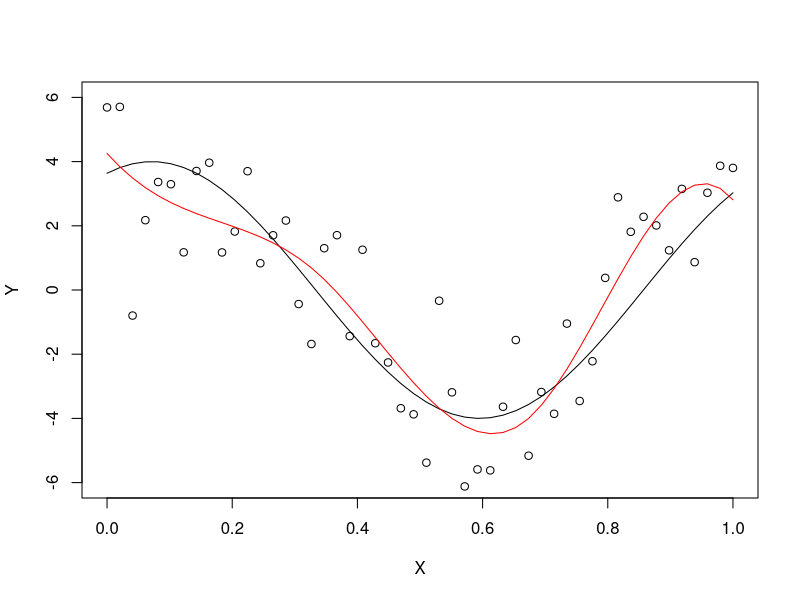

This figure's R source:
library(MASS)

gen_data <- function(x){
  n = length(x)
  return(4*sin(-6*x+2) + rnorm(n, 0, 2))
}

x = seq(from=0, to=1, length.out = 50)
y = gen_data(x)
real_y = 4*sin(-6*x+2)
plot(x, real_y, xlab = "X", ylab = "Y", type="l", ylim = c(-6,6), cex=1.5)
points(x,y)


calc_cubic_spline_basis <- function(x, order, knot){
  if(order == 1){
    return(rep(1, length(x)))
  }
  
  #browser()
  
  if(is.nan(knot)){
    return(x^(order-1))
  }
  
  z = rep(0, length(x))
  v = (x - knot)^(order - 1)
  ind = which(v > z)
  z[ind] = v[ind]
  return(z)
  
}

calc_cubic_spline_mat <- function(x, order, knots){
  n = length(x)
  imat = matrix(rep(1,n), ncol = 1)
  
  #browser()
  for(i in 2:order){
    imat = cbind(imat, calc_cubic_spline_basis(x, i, NaN))
  }
  
  for(i in 1:length(knots)){
    imat = cbind(imat, calc_cubic_spline_basis(x, order, knots[i]))
  }
  
  return(imat)
}

cubic_spline_regression <- function(x, y, order, nknots){
  knots = seq(min(x), max(x), length.out = (nknots+2))
  knots = knots[2:(length(knots)-1)]
  
  imat = calc_cubic_spline_mat(x, order, knots)
  beta = ginv(crossprod(imat, imat)) %*% t(imat) %*% y
  y_hat = imat %*% beta
  
  return(list('knots'=knots, 'beta'=beta, 'y_hat'=y_hat))
}

ret = cubic_spline_regression(x, y, order=4, nknots = 2)
lines(x, ret$y_hat, col="red")
